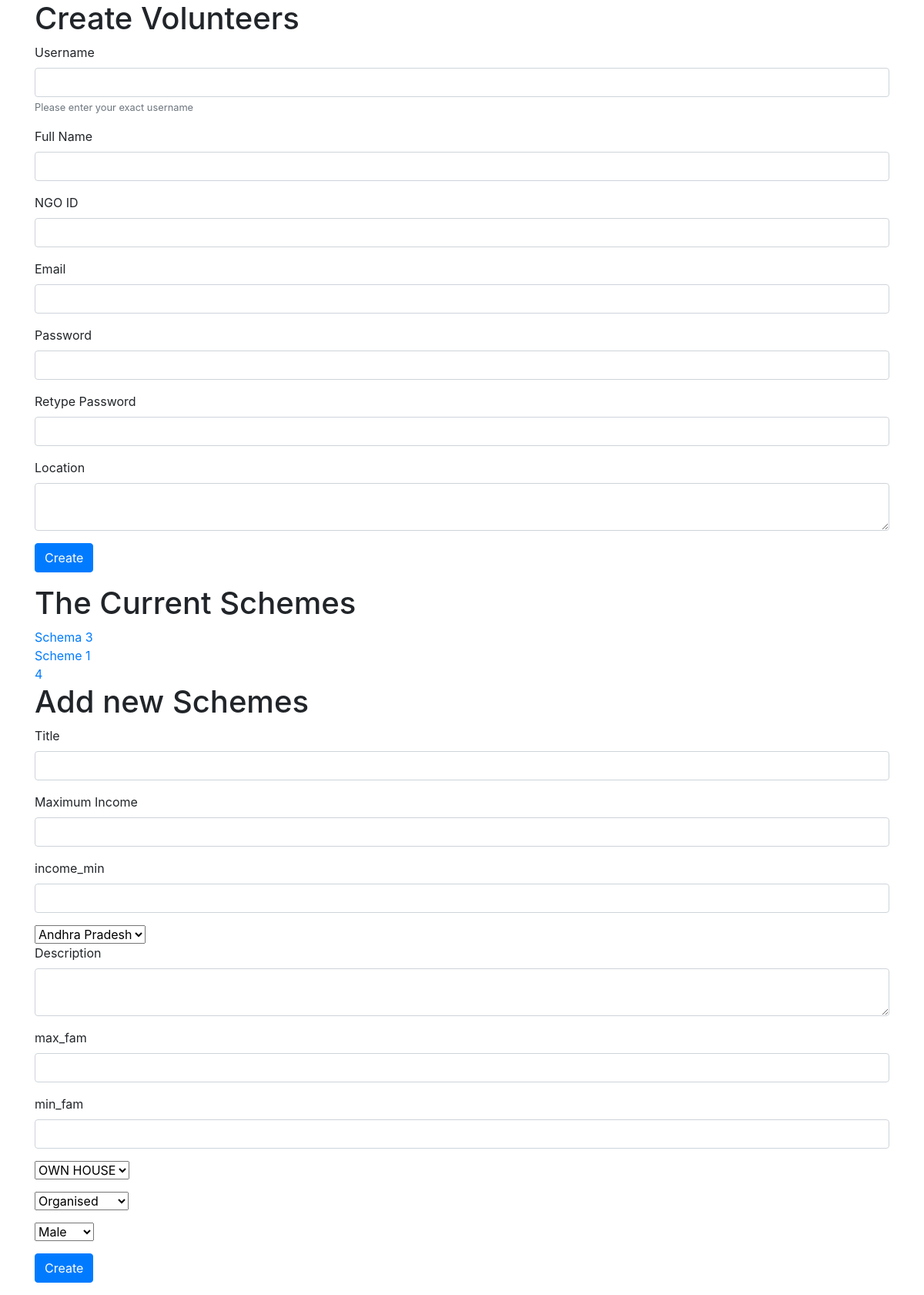
Before: /adminx/ with the older database file.
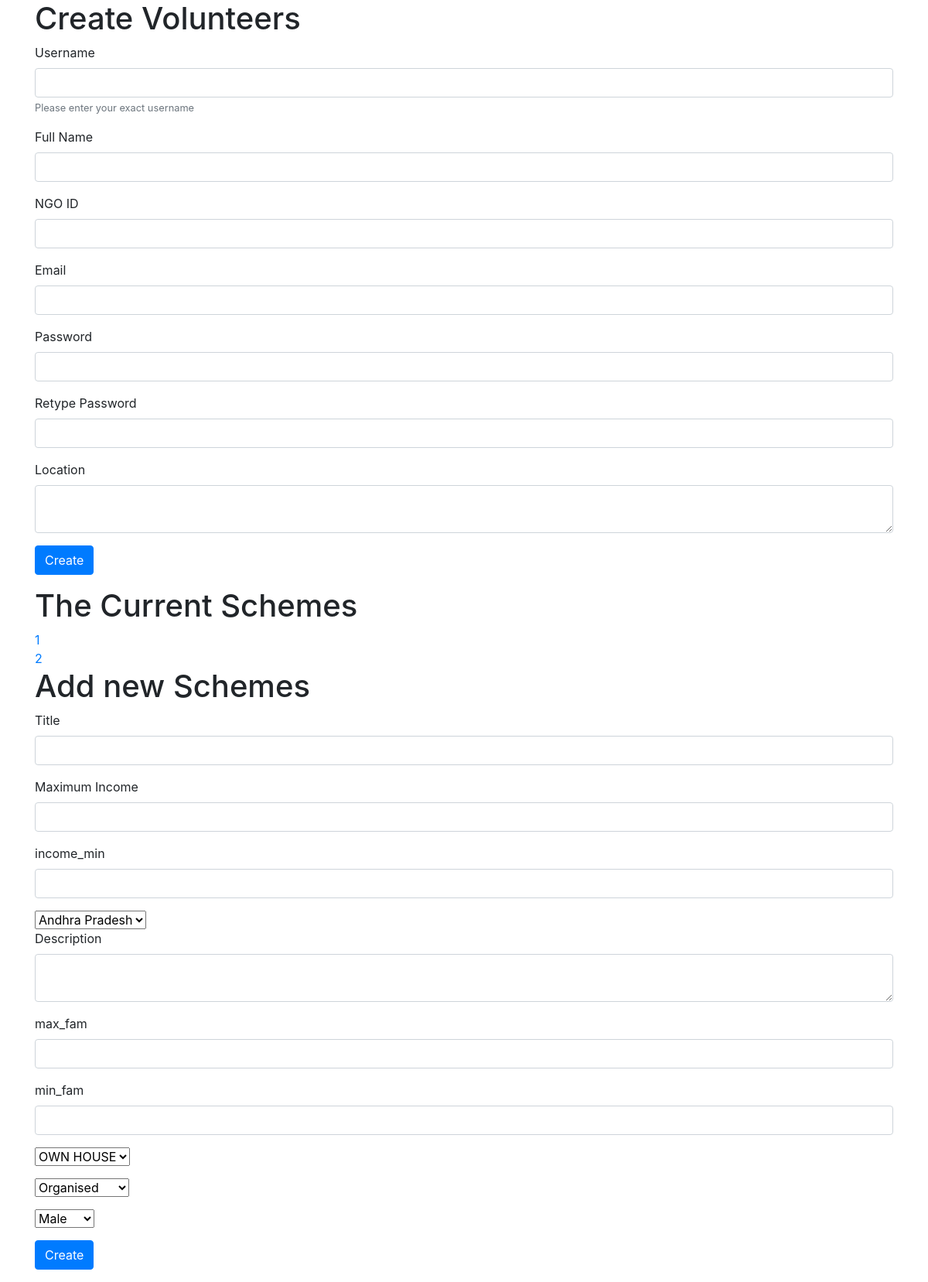
After: the same page with the newer database file.
### Home/models.py (models this page shows)
class Schema(models.Model):
    description = models.TextField()
    title = models.CharField(max_length=50)
    income_max = models.IntegerField()
    income_min = models.IntegerField()
    state = models.CharField(
        max_length=20,
        choices=State,
        default='1'
    )
    max_fam = models.IntegerField()
    min_fam = models.IntegerField()
    living = models.CharField(
        max_length=20,
        choices=Living,
        default='1'
    )
    organization = models.CharField(
        max_length=20,
        choices=Organization,
        default='1'
    )
    gender = models.CharField(
        max_length=20,
        choices=Gender,
        default='1'
    )
    def __str__(self):
        return self.title

### Home/views.py (the view)
# urls.py: path('adminx/',views.adminx,name='adminx'),
def adminx(request):
    schemes = Schema.objects.all()
    return render(request, 'home/admin.html', {'schemes': schemes})

### Home/templates/home/admin.html (shortened to what this page needs)
<link rel="stylesheet" href="https://use.fontawesome.com/releases/v5.5.0/css/all.css"
>
<link rel="stylesheet" href="https://maxcdn.bootstrapcdn.com/bootstrap/4.1.3/css/bootstrap.min.css">
<link href='https://api.mapbox.com/mapbox-gl-js/v1.11.1/mapbox-gl.css' rel='stylesheet' />
<link href="//netdna.bootstrapcdn.com/font-awesome/4.0.3/css/font-awesome.min.css" rel="stylesheet">
<div class=container>
    <h1>Create Volunteers</h1>
    <form method="POST" action="{% url 'signupemp' %}">
        <div class="form-group">
            <label for="username">Username</label>
            <input type="text" name="username" class="form-control" id="username" aria-describedby="usernameHelp">
            <small id="usernameHelp" class="form-text text-muted">Please enter your exact username </small>
        </div>
        <div class="form-group">
            <label for="username">Full Name</label>
            <input type="text" name="full_Name" class="form-control" id="full_Name" aria-describedby="usernameHelp">
        </div>
        <div class="form-group">
            <label for="username">NGO ID</label>
            <input type="text" name="ngo_id" class="form-control" id="ngo_id">
        </div>
        <div class="form-group">
            <label for="email">Email</label>
            <input type="text" name="email" class="form-control" id="email">
        </div>
        <div class="form-group">
            <label for="password">Password</label>
            <input type="password" name="password1" class="form-control" id="password">
        </div>
        <div class="form-group">
            <label for="password">Retype Password</label>
            <input type="password" name="password2" class="form-control" id="password">
        </div>
        <div class="form-group">
            <label for="location">Location</label>
            <textarea type="text" name="location" class="form-control" id="location"></textarea>
        </div>
        <button type="submit" class="btn btn-primary">Create</button>
    </form>
    <h1>The Current Schemes</h1>
    {% for i in schemes %}
    <a href="{% url 'schemaview' i.id %}">{{i}}</a>
    <br>
    {% endfor %}
    <h1>Add new Schemes</h1>
    <form method="POST" action="{% url 'schemaadd' %}">
        <div class="form-group">
            <label for="title">Title</label>
            <input type="text" name="title" class="form-control" id="email">
        </div>
        <div class="form-group">
            <label for="income_max">Maximum Income</label>
            <input type="number" name="income_max" class="form-control" id="password">
        </div>
        <div class="form-group">
            <label for="password">income_min</label>
            <input type="number" name="income_min" class="form-control" id="password">
        </div>
        <select id="cars" name="state">
            <option value="Andhra Pradesh">Andhra Pradesh</option>
        </select>
        <div class="form-group">
            <label for="Description">Description</label>
            <textarea type="text" name="description" class="form-control" id="location"></textarea>
        </div>
        <div class="form-group">
            <label for="max_fam">max_fam</label>
            <input type="number" name="max_fam" class="form-control">
        </div>
        <div class="form-group">
            <label for="max_fam">min_fam</label>
            <input type="number" name="min_fam" class="form-control">
        </div>
        <div class="form-group">
            <select id="cars" name="living">
                <option value="OWN HOUSE">OWN HOUSE</option>
            </select>
        </div>
        <div class="form-group">
            <select id="cars" name="organization">
                <option value="Organised ">Organised </option>
            </select>
        </div>
        <div class="form-group">
            <select id="cars" name="gender">
                <option value="Male">Male</option>
            </select>
        </div>
        <button type="submit" class="btn btn-primary">Create</button>
    </form>
</div>

Changed rows visible on the page:
removed Schema: title "Schema 3"
removed Schema: title "Scheme 1"
removed Schema: title "4"
added Schema: title "1"
added Schema: title "2"
